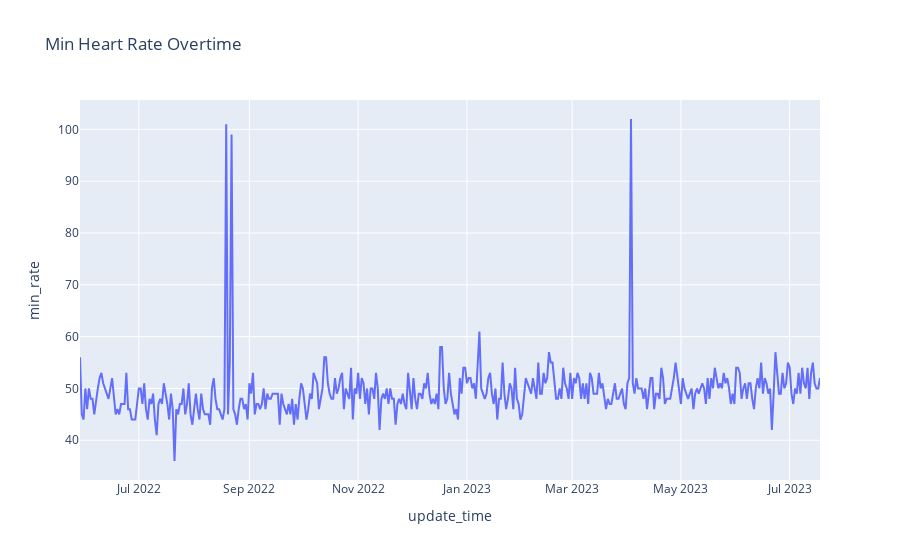

Notebook source saved alongside this figure:
### Markdown cell above
Yeah my heart rate is way more irratic than the average as expected. Most likely due the days when I am active and the days I am not.

### Code cell
heart_fig_min = px.line(heart_stats, x='update_time', y='min_rate', title='Min Heart Rate Overtime', height = 500)
heart_fig_min.show()

### Figure 1 — Plotly figure (JSON) as saved in the notebook; plotly's stock layout.template omitted (floating-point values rounded to 4 significant figures; data arrays with more than 128 entries replaced by an {"elided": "..."} marker saying what was removed)
{"data": [{"hovertemplate": "update_time=%{x}<br>min_rate=%{y}<extra></extra>", "legendgroup": "", "line": {"color": "#636efa", "dash": "solid"}, "marker": {"symbol": "circle"}, "mode": "lines", "name": "", "orientation": "v", "showlegend": false, "type": "scatter", "x": {"elided": "413 str values"}, "xaxis": "x", "y": {"elided": "413 int values"}, "yaxis": "y"}], "layout": {"autosize": true, "legend": {"tracegroupgap": 0}, "title": {"text": "Min Heart Rate Overtime"}, "xaxis": {"anchor": "y", "autorange": true, "domain": [0, 1], "range": ["2022-05-29", "2023-07-18"], "title": {"text": "update_time"}, "type": "date"}, "yaxis": {"anchor": "x", "autorange": true, "domain": [0, 1], "range": [32.33, 105.7], "title": {"text": "min_rate"}, "type": "linear"}}}
